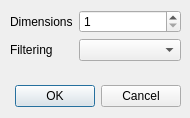
<?xml version="1.0" encoding="UTF-8"?>
<ui version="4.0">
 <class>ImageSizeDialog</class>
 <widget class="QDialog" name="ImageSizeDialog">
  <property name="geometry">
   <rect>
    <x>0</x>
    <y>0</y>
    <width>190</width>
    <height>118</height>
   </rect>
  </property>
  <property name="windowTitle">
   <string>Dialog</string>
  </property>
  <widget class="QDialogButtonBox" name="buttonBox">
   <property name="geometry">
    <rect>
     <x>-160</x>
     <y>80</y>
     <width>341</width>
     <height>32</height>
    </rect>
   </property>
   <property name="orientation">
    <enum>Qt::Horizontal</enum>
   </property>
   <property name="standardButtons">
    <set>QDialogButtonBox::Cancel|QDialogButtonBox::Ok</set>
   </property>
  </widget>
  <widget class="QWidget" name="formLayoutWidget">
   <property name="geometry">
    <rect>
     <x>10</x>
     <y>10</y>
     <width>171</width>
     <height>61</height>
    </rect>
   </property>
   <layout class="QFormLayout" name="formLayout">
    <item row="0" column="0">
     <widget class="QLabel" name="dimensionsLabel">
      <property name="text">
       <string>Dimensions</string>
      </property>
     </widget>
    </item>
    <item row="0" column="1">
     <widget class="QSpinBox" name="dimensionsBox">
      <property name="minimum">
       <number>1</number>
      </property>
      <property name="maximum">
       <number>99999</number>
      </property>
     </widget>
    </item>
    <item row="1" column="0">
     <widget class="QLabel" name="label_3">
      <property name="text">
       <string>Filtering</string>
      </property>
     </widget>
    </item>
    <item row="1" column="1">
     <widget class="QComboBox" name="filtering">
      <property name="currentText">
       <string/>
      </property>
     </widget>
    </item>
   </layout>
  </widget>
 </widget>
 <resources/>
 <connections>
  <connection>
   <sender>buttonBox</sender>
   <signal>accepted()</signal>
   <receiver>ImageSizeDialog</receiver>
   <slot>accept()</slot>
   <hints>
    <hint type="sourcelabel">
     <x>248</x>
     <y>254</y>
    </hint>
    <hint type="destinationlabel">
     <x>157</x>
     <y>274</y>
    </hint>
   </hints>
  </connection>
  <connection>
   <sender>buttonBox</sender>
   <signal>rejected()</signal>
   <receiver>ImageSizeDialog</receiver>
   <slot>reject()</slot>
   <hints>
    <hint type="sourcelabel">
     <x>316</x>
     <y>260</y>
    </hint>
    <hint type="destinationlabel">
     <x>286</x>
     <y>274</y>
    </hint>
   </hints>
  </connection>
 </connections>
</ui>
